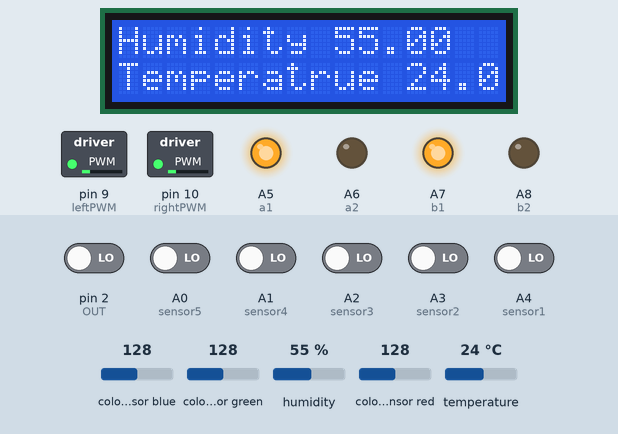
Bench run of a sketch on a simulated Arduino Mega 2560, built with avr-gcc and run on an emulated ATmega2560. Shown: 16×2 character LCD, switched loads named in the sketch (green lamp = pin HIGH), output pins drawn as LEDs (lit = HIGH). Wiring (inferred from the names in the program): TCS3200 colour sensor: output pin 2; S2 pin 4; S3 pin 3; S0 pin 6; S1 pin 5. Inputs (shaded band) come from the test bench; at power-on: A0 (sensor5), A1 (sensor4), A2 (sensor3), A3 (sensor2), A4 (sensor1), pin 2 (OUT) LOW, colour sensor blue 128, colour sensor green 128, humidity 55 %, colour sensor red 128, temperature 24 °C. Pins used as bus, display or sensor lines are not drawn; what the sketch prints to the serial monitor is not drawn.

Above: at 9.3 s.
9.4 s: A0 (sensor5) driven HIGH
At 10.4 s:
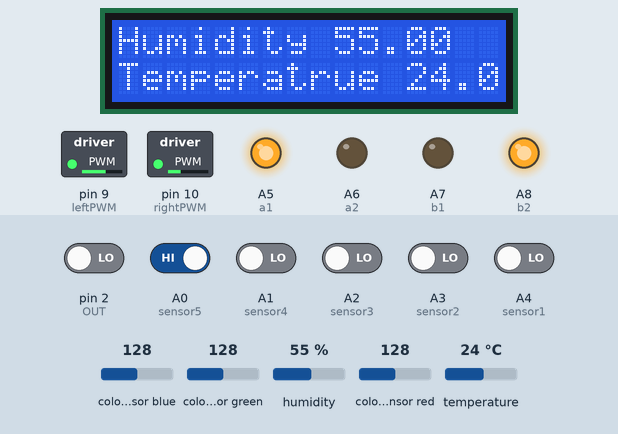
Timing chart, 0 to 12.4 s (numbered marks = the images above; inputs shaded):
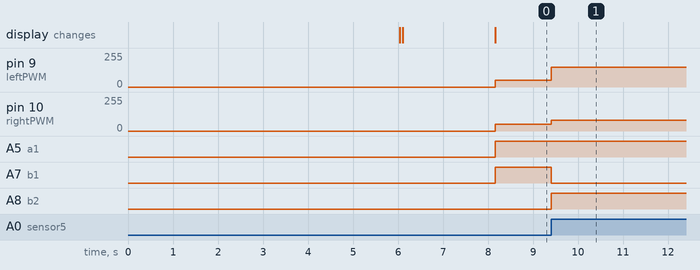

The sketch:

sketch_oct08a.ino
```cpp
//Bluetooth define
#include <SoftwareSerial.h>
#define START 5
int control = 0;

//track trace define
#define STOP      0 //stop
#define RUN       1 //forward
#define BACK      2 //backword
#define LEFT      3 //turn left
#define RIGHT     4 //turn right
#define a1 A5 //left motor 1
#define a2 A6 //left motor 2
#define b1 A7 //right motor 1
#define b2 A8 //right motor 2
#define sensor1 A4  //sensor
#define sensor2 A3
#define sensor3 A2
#define sensor4 A1
#define sensor5 A0
#define leftPWM 9 //L298N left EN
#define rightPWM 10 //L298N right EN
int d[5] = {0, 0, 0, 0, 0};
int count = 0;// count location

//colour define
#include <TimerOne.h>
#define S0 6 // the combination of S0 and S1 determine the factor of output signal
#define S1 5
#define S2 4 // the combination of S2 and S3 determine which colour of light can path the filter
#define S3 3
#define OUT 2
#define MIN_THR 100
#define WHITE_THR 240
#define MAX_DELTA 200
float g_scale_factor[3];
int g_count = 0;
int g_pulse_number_array[3];
int g_flag = 0;
int compare[3];
int numMin;
int numMax;
int delta;
int H;

//LCD define
#include <Wire.h>
#include <LiquidCrystal_I2C.h>
LiquidCrystal_I2C lcd(0x27, 16, 2);//set the location of LCD1602

//define the temperature and humidity
#include <DHT.h>
#define DHTPIN 11
#define DHTTYPE DHT11//type define
DHT dht(DHTPIN, DHTTYPE); //initialize

//bluetooth data
char val;

void Track_Init()
{
  //initialize the track module
  pinMode(sensor1, INPUT);
  pinMode(sensor2, INPUT);
  pinMode(sensor3, INPUT);
  pinMode(sensor4, INPUT);
  pinMode(sensor5, INPUT);
}

void Motor_Init()
{
  //initialize the motor module
  pinMode(a1, OUTPUT);
  pinMode(a2, OUTPUT);
  pinMode(b1, OUTPUT);
  pinMode(b2, OUTPUT);
  pinMode(leftPWM, OUTPUT);
  pinMode(rightPWM, OUTPUT);
}

void TSC_Init()
{
  // initialize TSC3200
  pinMode(S0, OUTPUT);
  pinMode(S1, OUTPUT);
  pinMode(S2, OUTPUT);
  pinMode(S3, OUTPUT);
  pinMode(OUT, INPUT);
  // set TCS3002D the factor as 2%
  digitalWrite(S0, LOW);
  digitalWrite(S1, HIGH);
}

// determine which colour of light can pass through the filter
void TSC_FilterColor(int Level01, int Level02)
{
  if (Level01 != 0)
    Level01 = HIGH;
  if (Level02 != 0)
    Level02 = HIGH;
  digitalWrite(S2, Level01);
  digitalWrite(S3, Level02);
}

// determine the flag
void TSC_WB(int Level0, int Level1)
{
  g_count = 0; // initialize
  g_flag ++; // count the flag
  TSC_FilterColor(Level0, Level1); // set the mode
  Timer1.setPeriod(1000000); // set the impulse
}

// define the interrput function
void TSC_Callback()
{
  switch (g_flag)
  {
    case 0:
      Serial.println("--->WB Start Filter");
      Serial3.println("--->WB Start Filter");
      TSC_WB(LOW, LOW); //Red light pass the filter
      break;
    case 1:
      Serial.print("->Frequency R=");
      Serial3.print("->Frequency R=");
      Serial.println(g_count);
      Serial3.println(g_count);
      g_pulse_number_array[0] = g_count;
      TSC_WB(HIGH, HIGH); // Green light pass the filter
      break;
    case 2:
      Serial.print("->Frequency G=");
      Serial3.print("->Frequency G=");
      Serial.println(g_count);
      Serial3.println(g_count);
      g_pulse_number_array[1] = g_count;
      TSC_WB(LOW, HIGH); // Blue light pass the filter
      break;
    case 3:
      Serial.print("->Frequency B=");
      Serial3.print("->Frequency B=");
      Serial.println(g_count);
      Serial3.println(g_count);
      Serial.println("--->WB End Filter");
      Serial3.println("--->WB End Filter");
      g_pulse_number_array[2] = g_count;
      TSC_WB(HIGH, LOW); // no filter
      break;
    default:
      g_count = 0; //initialize
      break;
  }
}

//count the impulse signal output of TCS3200
void TSC_Count()
{
  g_count ++ ;
}

void lcd_Init(){
  lcd.init();//inilialize LCD
  lcd.backlight(); // set background for LCD
}

void setup_Color()
{
  Serial.println("Colour setup start--");
  Serial3.println("Colour setup start--");
  delay(2000);
  TSC_Init();
  Timer1.initialize(); // defaulte is 1s
  Timer1.attachInterrupt(TSC_Callback); // set the interrupt of the clock

  attachInterrupt(0, TSC_Count, RISING);
  delay(4000);
  //count the factor
  g_scale_factor[0] = 255.0 / g_pulse_number_array[0]; // red factor
  g_scale_factor[1] = 255.0 / g_pulse_number_array[1] ; // green factor
  g_scale_factor[2] = 255.0 / g_pulse_number_array[2] ; // blue factor
  Serial.println("after white banlance:");
  Serial3.println("after white banlance:");
  Serial.println(g_scale_factor[0], DEC);
  Serial3.println(g_scale_factor[0], DEC);
  Serial.println(g_scale_factor[1], DEC);
  Serial3.println(g_scale_factor[1], DEC);
  Serial.println(g_scale_factor[2], DEC);
  Serial3.println(g_scale_factor[2], DEC);
}

void tracing()
{
  d[0] = digitalRead(sensor1);
  d[1] = digitalRead(sensor2);
  d[2] = digitalRead(sensor3);
  d[3] = digitalRead(sensor4);
  d[4] = digitalRead(sensor5);
  if (d [0]  == 0  && d [1] == 0 && d [3] == 0 && d [4] == 0) //左右都没有检测到黑线
  {
    Work(RUN, 50, 50);
  }
  else if (d [0]  == 0  && d [1] == 0 && d [3] == 1 && d [4] == 0) //小右转
  {
    Work(RUN, 90, 40);
  }
  else if (d [0]  == 0  && d [1] == 1 && d [3] == 0 && d [4] == 0) //小左转
  {
    Work(RUN, 40, 90);
  }
  else if (d [0]  == 0  && d [1] == 0 && d [3] == 0 && d [4] == 1) //大右转
  {
    Work(RIGHT, 150, 80);
  }
  else if (d [0]  == 1  && d [1] == 0 && d [3] == 0 && d [4] == 0) //大左转
  {
    Work(LEFT, 80, 150);
  }
  else if (d [0]  == 0  && d [3] == 1 && d [4] == 1) //右急转弯
  {
    Work(RIGHT, 200, 180);
  }
  else if (d [0]  == 1  && d [1] == 1 && d [4] == 0) //左急转弯
  {
    Work(LEFT, 180, 200);
  }
  else if (d [0]  == 1  && d [1] == 1 && d [3] == 1 && d [4] == 1) //左右都检测到黑线是停止
  {
    if (count == 0) {
      Serial.println(count);
      Serial3.println(count);
      count++;
      Temperature();
      delay(1000);
      Work(RUN, 70, 70);
      delay(400);
    }
    else if (count > 0 && count <= 4) {
      Work(STOP, 0, 0);  //如果到达横线处，就停车
      Serial.println(count);
      Serial3.println(count);
      Temperature();
      Color();
      count++;
      Work(RUN, 70, 70);
      delay(400);
    }
    else if ( count == 5) {
      Work(STOP, 0, 0);  //如果到达重点横线处，就停车
      delay(5000);
      count = 0;
      Serial.println(count);
      Serial3.println(count);
    }
  }
  else  //除了左右转，就只剩下直走
    Work(RUN, 50, 50);
}

void Color() {
  g_flag = 0;
  delay(5000);
  //Print the RGB Value
  for (int i = 0; i < 3; i++) {
    Serial.println(int(g_pulse_number_array[i] * g_scale_factor[i]));
    Serial3.println(int(g_pulse_number_array[i] * g_scale_factor[i]));
    compare[i] = int(g_pulse_number_array[i] * g_scale_factor[i]);
  }
  if (compare[0] > compare[1])
  {
    numMax = compare[0];
  }
  else
  {
    numMax = compare[1];
  }
  if (compare[2] > numMax)
  {
    numMax = compare[2];
  }

  if (compare[0] < compare[1])
  {
    numMin = compare[0];
  }
  else
  {
    numMin = compare[1];
  }
  if (compare[2] < numMin)
  {
    numMin = compare[2];
  }

  if (numMin <= 110 && numMax < 70) {
    Serial.println("Empty");
    Serial3.println("Empty");
    lcd.clear();
    lcd.setCursor(0, 0);
    lcd.print("Empty");
    lcd.print("  ");
    lcd.print(count);

  } else if (numMin >= WHITE_THR) {
    Serial.println("White");
    Serial3.println("White");
    lcd.clear();
    lcd.setCursor(0, 0);
    lcd.print("White");
    lcd.print("  ");
    lcd.print(count);

  } else {
    delta = numMax - numMin;
    if (numMax == compare[0]) {
      H = (compare[1] - compare[2]) * 60 / delta;
    } else if (numMax == compare[1]) {
      H = 120 + (compare[2] - compare[0]) * 60 / delta;
    } else {
      H = 240 + (compare[0] - compare[1]) * 60 / delta;
    }
    if (H < 0)
      H += 360;

    if (H < 30 || H > 300) {
      Serial.println("Red");
      Serial3.println("Red");
      lcd.clear();
      lcd.setCursor(0, 0);
      lcd.print("Red");
      lcd.print("  ");
      lcd.print(count);
    }

    else if (H >= 30 && H <= 90) {
      Serial.println("Yellow");
      Serial3.println("Yellow");
      lcd.clear();
      lcd.setCursor(0, 0);
      lcd.print("Yellow");
      lcd.print("  ");
      lcd.print(count);
    }

    else if (H > 90 && H <= 160) {
      Serial.println("Green");
      Serial3.println("Green");
      lcd.clear();
      lcd.setCursor(0, 0);
      lcd.print("Green");
      lcd.print("  ");
      lcd.print(count);
    }

    else if (H >= 200 && H <= 280) {
      Serial.println("Blue");
      Serial3.println("Blue");
      lcd.clear();
      lcd.setCursor(0, 0);
      lcd.print("Blue");
      lcd.print("  ");
      lcd.print(count);
    }
  }
}

void Work(int c, int value1, int value2)
{
  analogWrite(leftPWM, value1);  //set speed
  analogWrite(rightPWM, value2);
  switch (c)
  {
    case RUN:
      Serial.println("RUN"); //forward
      digitalWrite(a1, HIGH);
      digitalWrite(a2, LOW);
      digitalWrite(b1, HIGH);
      digitalWrite(b2, LOW);
      break;
    case BACK:
      Serial.println("BACK"); //backword
      digitalWrite(a1, LOW);
      digitalWrite(a2, HIGH);
      digitalWrite(b1, LOW);
      digitalWrite(b2, HIGH);
      break;
    case RIGHT:
      Serial.println("RIGHT"); //turn right
      digitalWrite(a1, HIGH);
      digitalWrite(a2, LOW);
      digitalWrite(b1, LOW);
      digitalWrite(b2, HIGH);
      break;
    case LEFT:
      Serial.println("LEFT"); //turn left
      digitalWrite(a1, LOW);
      digitalWrite(a2, HIGH);
      digitalWrite(b1, HIGH);
      digitalWrite(b2, LOW);
      break;
    default:
      Serial.println("STOP"); //stop
      digitalWrite(a1, LOW);
      digitalWrite(a2, LOW);
      digitalWrite(b1, LOW);
      digitalWrite(b2, LOW);
  }
}

void Temperature() {
  delay(2000);//延时
  float h = dht.readHumidity();//read humidity
  float t = dht.readTemperature();//read temperature
  String myreadout1 = "Humidity ";
  String myreadout2 = "Temperatrue ";
  Serial.print("Humidity：");
  Serial3.print("Humidity：");
  Serial.print(h);
  Serial3.print(h);
  Serial.println("%");
  Serial3.println("%");
  Serial.print("Temperatrue：");
  Serial3.print("Temperatrue：");
  Serial.print(t);
  Serial3.print(t);
  Serial.println("℃");
  Serial3.println("℃");
  lcd.clear();
  lcd.setCursor(0, 0);
  lcd.print(myreadout1 += h);
  lcd.setCursor(0, 1);
  lcd.print(myreadout2 += t);
}

void setup()
{
  Serial.begin(9600);  //COM9
  Serial3.begin(9600); //COM12
  Track_Init(); //initialize the track module
  Motor_Init(); //initialize the motor module
  setup_Color();
  lcd_Init();
  dht.begin();//DHT start working
  Temperature();
}


void loop()
{
  tracing();
}
```

Measured:
- after the input at 9.4 s, pin 9 (leftPWM): 50/255 → 150/255 at once; pin 10 (rightPWM): 50/255 → 80/255 at once; A7 (b1): HIGH → LOW at once; A8 (b2): LOW → HIGH at once
